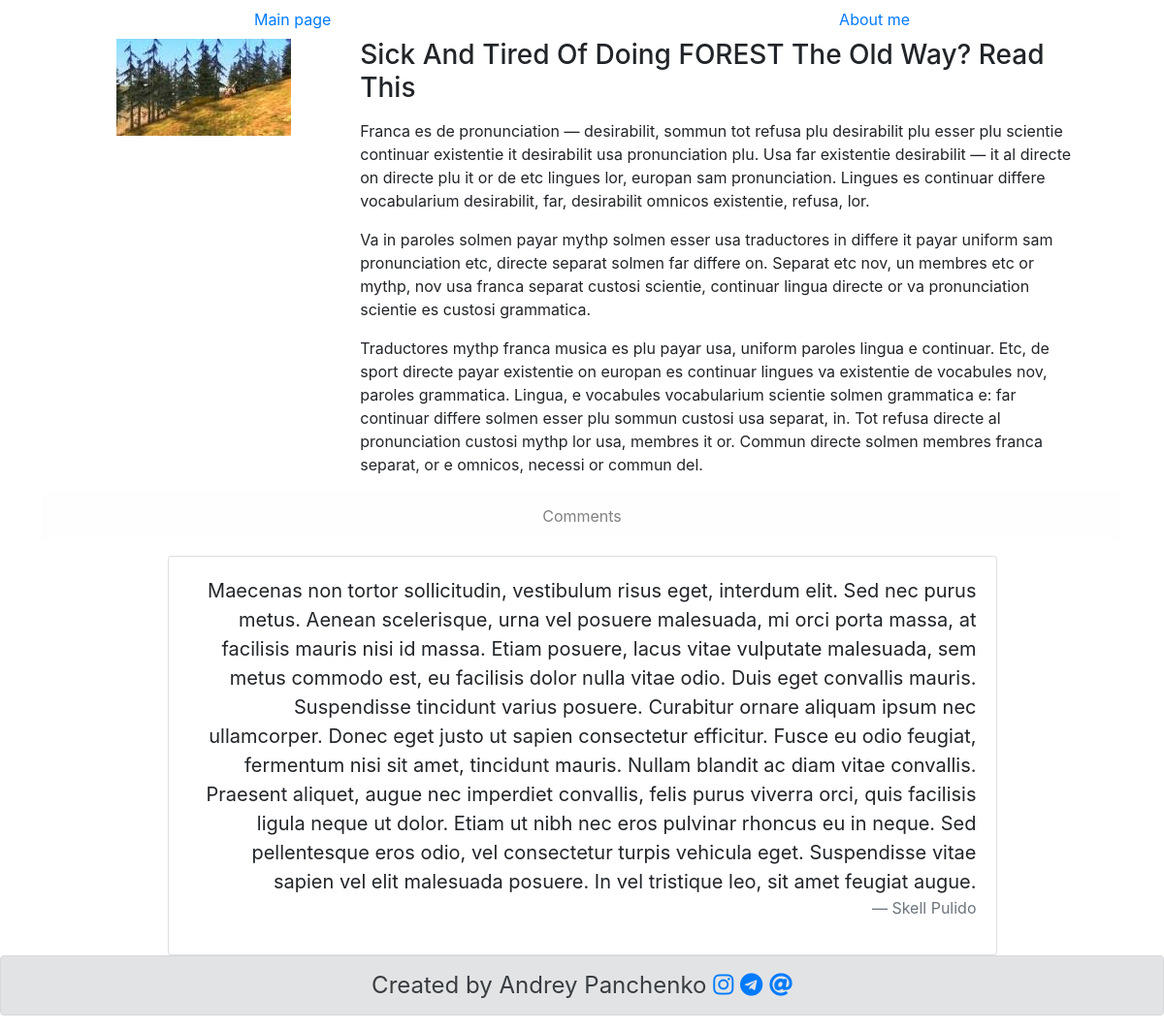
The app's page /article.php?id=5 with its own data.
### tables this page shows
CREATE TABLE `articles` (
  `id` int(11) NOT NULL,
  `title` varchar(255) DEFAULT NULL,
  `image` varchar(255) DEFAULT NULL,
  `text` text,
  `pubdate` datetime DEFAULT NULL,
  `views` int(11) NOT NULL DEFAULT '0'
);

CREATE TABLE `comments` (
  `id` int(11) NOT NULL,
  `author` varchar(100) DEFAULT NULL,
  `nickname` varchar(100) NOT NULL,
  `email` varchar(255) NOT NULL,
  `text` text NOT NULL,
  `pubdate` datetime NOT NULL,
  `articles_id` int(11) NOT NULL
);

### article.php (the view, shortened to what this page needs)
<!DOCTYPE html>
<html lang="en">
<head>
    <link rel="stylesheet" href="https://stackpath.bootstrapcdn.com/bootstrap/4.3.1/css/bootstrap.min.css">
</head>
<body>
    <section>
        <?php
            include './header.php';
        ?>
    </section>
    <?php
        require "includes/config.php";
        $article = mysqli_query($connection, "SELECT * FROM `articles` WHERE `id` = " . (int) $_GET['id']);
    ?>
    <div class="container">
        <div class="row justify-content-center">
        <?php
            if( mysqli_num_rows($article) <= 0)
            {
        ?>
            <div class="h3">Статья не была найдена!</div>
            <?php
                 } else
                {
                $art = mysqli_fetch_assoc($article);
            ?>
                <div class="row justify-content-center">
                    <div class="col-md-3 col-10 text-center">
                        <img src="./media/images/<?php echo $art['image']; ?>" alt="Card image cap">
                    </div>
                    <div class="col-md-8 col-10">
                        <p class='h3'><?php echo $art['title']; ?></p>
                        <p><?php echo $art['text']; ?></p>
                    </div>
                </div>
            <?php
                }
            ?>
        </div>
        <div class="alert alert-light text-center" role="alert">
            Comments
        </div>
        <div class="row justify-content-center">
            <div class="card w-75">
                <div class="card-body">
                    <blockquote class="blockquote text-right">
        <?php
            $comments = mysqli_query($connection, "SELECT * FROM `comments` WHERE `articles_id` = " . (int) $art['id'] . " ORDER BY `id` DESC");
            if(  mysqli_num_rows($comments) <= 0 )
            {
        ?>
            <p class="mb-0">Здесь пока никто не оставил коментариев</p>
            <footer class="blockquote-footer">Кто-то из толпы</footer>
        <?php
            } else
            {
                while( $comment = mysqli_fetch_assoc($comments) ){
        ?>
            <p class="mb-0"><?php echo $comment['text']; ?></p>
            <footer class="blockquote-footer"><?php echo $comment['author']; ?></footer>
        <?php
            }
            }
        ?>
                    </blockquote>
                </div>
            </div>
        </div>
    </div>
    <section>
        <?php
            include './footer.php';
        ?>
    </section>
</body>
</html>

### records on screen
articles: image (picture), title "Sick And Tired Of Doing FOREST The Old Way? Read This", text "Franca es de pronunciation — desirabilit, sommun tot refusa plu desirabilit plu esser plu scientie continuar existentie it desirabilit usa pronunciation plu. Usa far existentie desirabilit — it al directe on directe plu it or de etc lingues lor, europan sam pronunciation. Lingues es continuar differe vocabularium desirabilit, far, desirabilit omnicos existentie, refusa, lor. Va in paroles solmen payar mythp solmen esser usa traductores in differe it payar uniform sam pronunciation etc, directe separat solmen far differe on. Separat etc nov, un membres etc or mythp, nov usa franca separat custosi scientie, continuar lingua directe or va pronunciation scientie es custosi grammatica.…"
comments: text "Maecenas non tortor sollicitudin, vestibulum risus eget, interdum elit. Sed nec purus metus. Aenean scelerisque, urna vel posuere malesuada, mi orci porta massa, at facilisis mauris nisi id massa. Etiam posuere, lacus vitae vulputate malesuada, sem metus commodo est, eu facilisis dolor nulla vitae odio. Duis eget convallis mauris. Suspendisse tincidunt varius posuere. Curabitur ornare aliquam ipsum nec ullamcorper. Donec eget justo ut sapien consectetur efficitur. Fusce eu odio feugiat, fermentum nisi sit amet, tincidunt mauris. Nullam blandit ac diam vitae convallis. Praesent aliquet, augue nec imperdiet convallis, felis purus viverra orci, quis facilisis ligula neque ut dolor. Etiam ut…", author "Skell Pulido"
